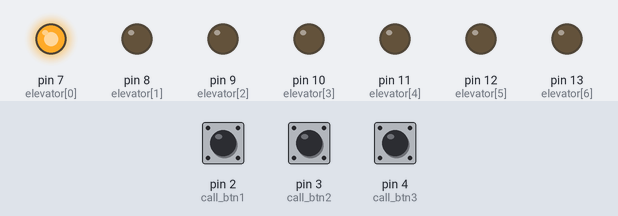
Bench run of a sketch on a simulated Arduino Uno, built with avr-gcc and run on an emulated ATmega328P. Shown: output pins drawn as LEDs (lit = HIGH). The inputs (shaded band) are chosen by the test bench; at power-on: pin 3 (call_btn2) LOW, pin 4 (call_btn3) LOW, pin 2 (call_btn1) LOW.

Above: at 1.3 s.
1.4 s: pin 3 (call_btn2) pulled HIGH for 0.15 s
At 3.3 s:
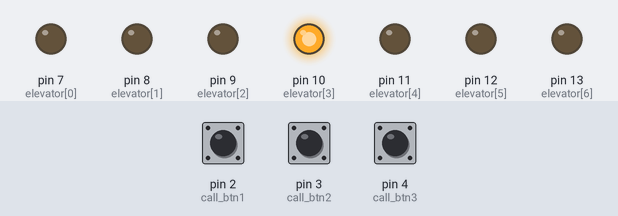
4.4 s: pin 4 (call_btn3) pulled HIGH for 0.15 s
At 6.8 s:
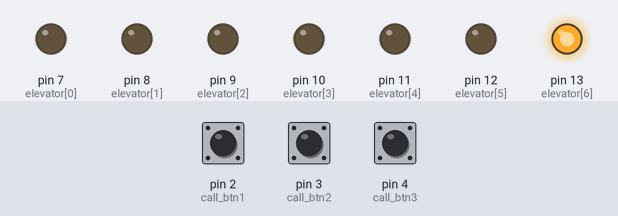
7.4 s: pin 2 (call_btn1) pulled HIGH for 0.15 s
At 8.3 s:
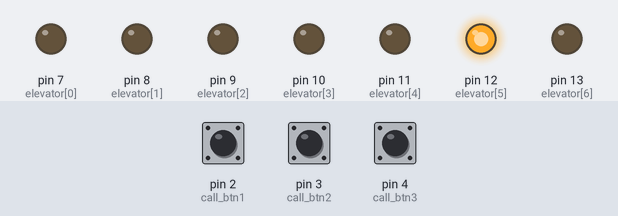
10.5 s: pin 3 (call_btn2) pulled HIGH for 1 s
At 11.4 s:
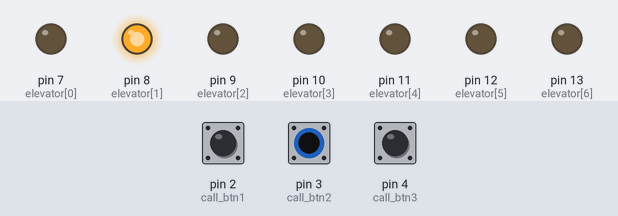
13.5 s: pin 2 (call_btn1) pulled HIGH for 1 s
At 14.4 s:
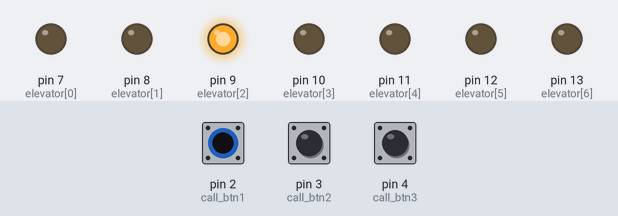
Timing chart, 0 to 16.5 s (numbered marks = the images above; inputs shaded):
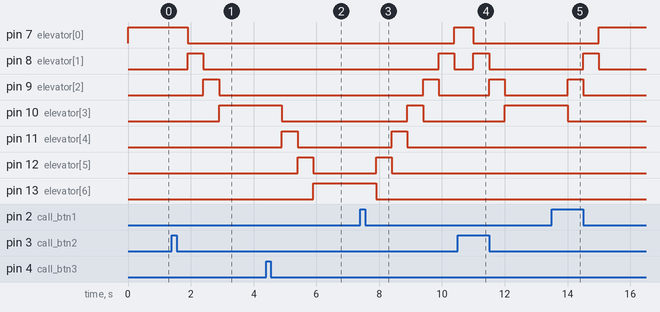

The sketch:

sketch_jun8a.ino
```cpp
// C++ code
//

const int call_btn1 = 2;
const int call_btn2 = 3;
const int call_btn3 = 4;

const int floor1 = 7;
const int between1=8;
const int between2=9;
const int floor2 = 10;
const int between3=11;
const int between4=12;
const int floor3 = 13;


 int up_down=0; //up=1,down=0
 int elevator[7]={7,8,9,10,11,12,13};
 int finish=1;
 int i;
 int now=0;


void setup()
{
  pinMode(call_btn1,INPUT);
  pinMode(call_btn2,INPUT);
  pinMode(call_btn3,INPUT);


  pinMode(7,OUTPUT);
  pinMode(8,OUTPUT);
  pinMode(9,OUTPUT);
  pinMode(10,OUTPUT);
  pinMode(11,OUTPUT);
  pinMode(12,OUTPUT);
  pinMode(13,OUTPUT);


  Serial.begin(9600);
  digitalWrite(elevator[0],1);

}

void loop()
{


  if(digitalRead(call_btn1)==1){
    finish=1;

  }
  if(digitalRead(call_btn2)==1){
    finish=4;

  }
  if(digitalRead(call_btn3)==1){
    finish=7;


  }
  if(now>finish){
    up_down=0;

  }
  else{
    up_down=1;
  }
 if(up_down==1){
  for(i=now; i<finish; i++){
    digitalWrite(elevator[i-1],1);
    delay(500);
    digitalWrite(elevator[i-1],0);
  }

  now=finish;
 }
 else{
  for(i=now; i>finish ;i--){
    digitalWrite(elevator[i-1],1);
    delay(500);
    digitalWrite(elevator[i-1],0);
  }

  now=finish;
 }
 digitalWrite(elevator[now-1],1);


}
```

Measured:
- after the input at 1.4 s, pin 7 (elevator[0]): HIGH → LOW after 0.50 s; pin 8 (elevator[1]): LOW → HIGH after 0.50 s, → LOW 0.50 s later; pin 9 (elevator[2]): LOW → HIGH after 1.0 s, → LOW 0.50 s later; pin 10 (elevator[3]): LOW → HIGH after 1.5 s
- after the input at 4.4 s, pin 10 (elevator[3]): HIGH → LOW after 0.50 s; pin 11 (elevator[4]): LOW → HIGH after 0.50 s, → LOW 0.50 s later; pin 12 (elevator[5]): LOW → HIGH after 1.0 s, → LOW 0.50 s later; pin 13 (elevator[6]): LOW → HIGH after 1.5 s
- after the input at 7.4 s, pin 7 (elevator[0]): LOW → HIGH after 3.0 s; pin 8 (elevator[1]): LOW → HIGH after 2.5 s, → LOW 0.50 s later; pin 9 (elevator[2]): LOW → HIGH after 2.0 s, → LOW 0.50 s later; pin 10 (elevator[3]): LOW → HIGH after 1.5 s, → LOW 0.50 s later; pin 11 (elevator[4]): LOW → HIGH after 1.0 s, → LOW 0.50 s later
- after the input at 10.5 s, pin 7 (elevator[0]): HIGH → LOW after 0.50 s; pin 8 (elevator[1]): LOW → HIGH after 0.50 s, → LOW 0.50 s later; pin 9 (elevator[2]): LOW → HIGH after 1.0 s, → LOW 0.50 s later; pin 10 (elevator[3]): LOW → HIGH after 1.5 s
- after the input at 13.5 s, pin 7 (elevator[0]): LOW → HIGH after 1.5 s; pin 8 (elevator[1]): LOW → HIGH after 1.0 s, → LOW 0.50 s later; pin 9 (elevator[2]): LOW → HIGH after 0.50 s, → LOW 0.50 s later; pin 10 (elevator[3]): HIGH → LOW after 0.50 s
